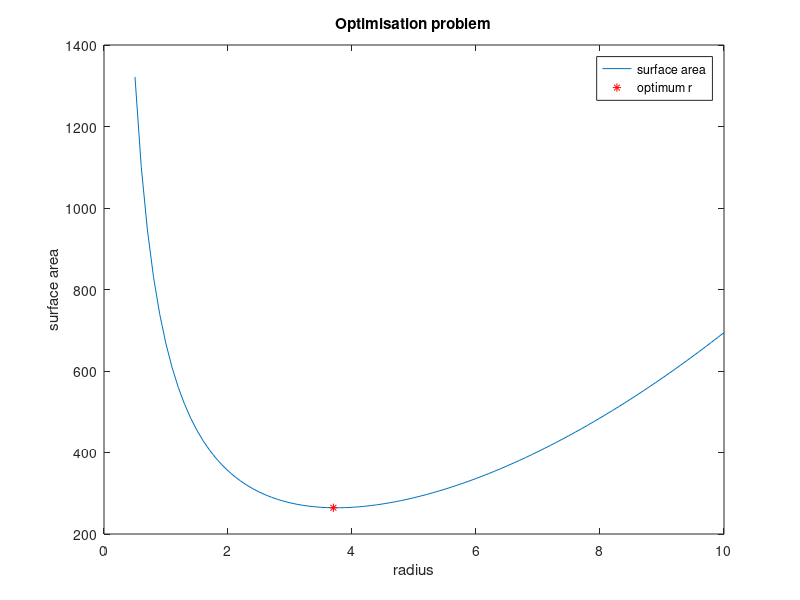

The MATLAB source for this figure:
clear all
r = 0.5:0.1:10; % in cm
V = 330; % in cm3 
aofr = (2 * pi * (r .* r)) + ( (2 * V)./r);
[minaofr,indminaofr] = min(aofr);
optr = r(indminaofr);
plot(r,aofr);
hold on
plot(optr, minaofr,'*r');
title('Optimisation problem');
xlabel('radius'); ylabel('surface area');
legend('surface area','optimum r')
fprintf('Minimum Surface area is %f and optimal r is %f \n',minaofr,optr);

